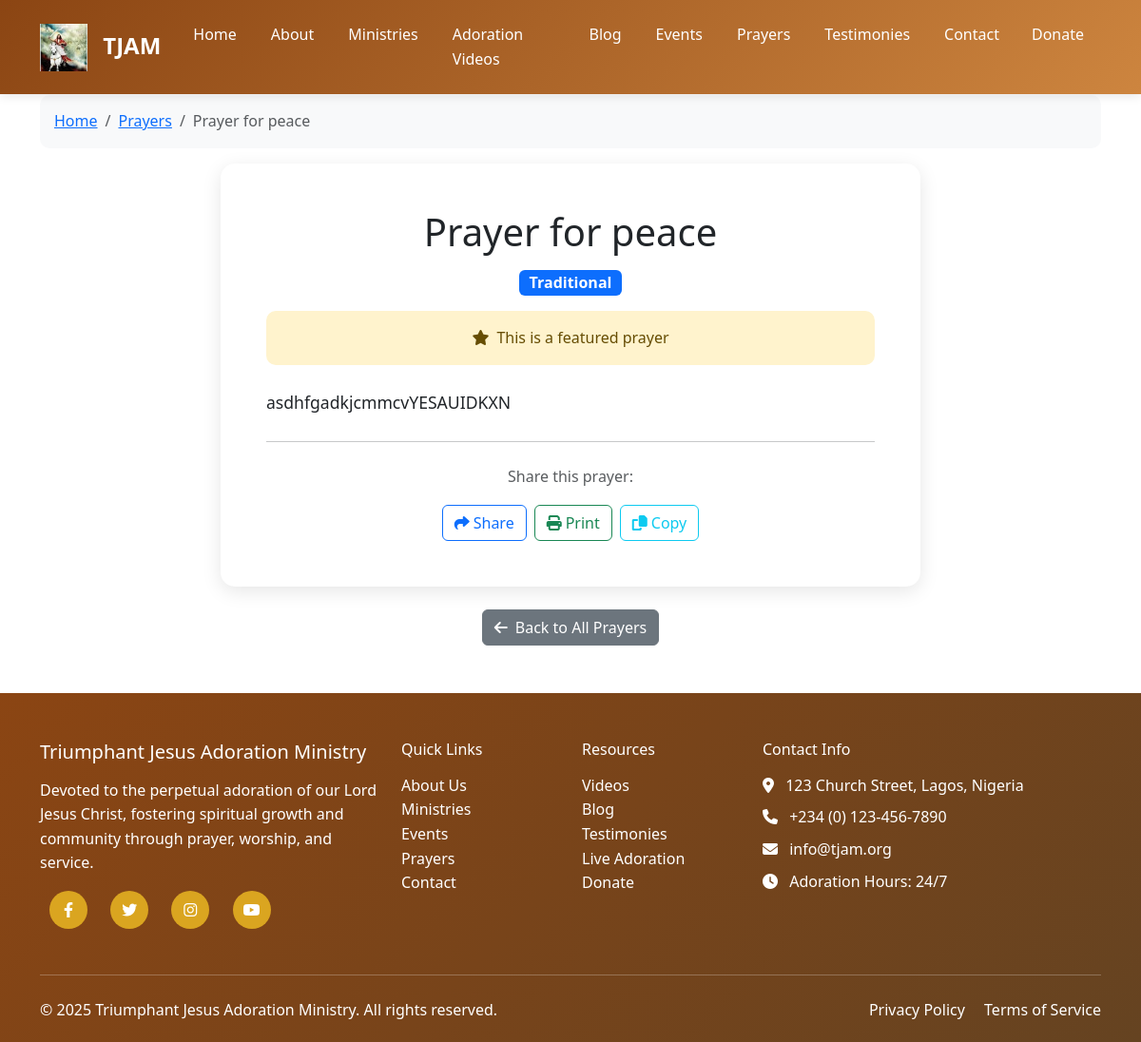
Screenshot of /prayer/1 with the database file from the repository.
### app.py (models this page shows)
class Prayer(db.Model):
    id = db.Column(db.Integer, primary_key=True)
    title = db.Column(db.String(200), nullable=False)
    content = db.Column(db.Text, nullable=False)
    category = db.Column(db.String(100))
    created_at = db.Column(db.DateTime, default=datetime.utcnow)
    is_featured = db.Column(db.Boolean, default=False)

### app.py (the view)
@app.route('/prayer/<int:prayer_id>')
def prayer_detail(prayer_id):
    prayer = Prayer.query.get_or_404(prayer_id)
    return render_template('prayer_detail.html', prayer=prayer)

### app.py (called while the page is built)
@app.context_processor
def inject_current_year():
    return {'current_year': datetime.now().year}

### templates/prayer_detail.html (shortened to what this page needs)
{% extends "base.html" %}
{% block content %}
<div class="container" style="margin-top: 80px;">
    <nav aria-label="breadcrumb">
        <ol class="breadcrumb">
            <li class="breadcrumb-item"><a href="{{ url_for('index') }}">Home</a></li>
            <li class="breadcrumb-item"><a href="{{ url_for('prayers') }}">Prayers</a></li>
            <li class="breadcrumb-item active">{{ prayer.title }}</li>
        </ol>
    </nav>
    <div class="row">
        <div class="col-lg-8 mx-auto">
            <div class="card">
                <div class="card-body p-5">
                    <div class="text-center mb-4">
                        <h1 class="mb-3">{{ prayer.title }}</h1>
                        {% if prayer.category %}
                        <span class="badge bg-primary fs-6 mb-3">{{ prayer.category|title }}</span>
                        {% endif %}
                        {% if prayer.is_featured %}
                        <div class="alert alert-warning">
                            <i class="fas fa-star me-2"></i>This is a featured prayer
                        </div>
                        {% endif %}
                    </div>
                    <div class="prayer-content" style="font-size: 1.1rem; line-height: 1.8;">
                        {{ prayer.content|replace('\n', '<br>')|safe }}
                    </div>
                    <hr class="my-4">
                    <div class="text-center">
                        <p class="text-muted mb-3">Share this prayer:</p>
                        <div class="d-flex justify-content-center gap-2">
                            <button class="btn btn-outline-primary" onclick="sharePrayer()">
                                <i class="fas fa-share me-1"></i>Share
                            </button>
                            <button class="btn btn-outline-success" onclick="printPrayer()">
                                <i class="fas fa-print me-1"></i>Print
                            </button>
                            <button class="btn btn-outline-info" onclick="copyPrayer()">
                                <i class="fas fa-copy me-1"></i>Copy
                            </button>
                        </div>
                    </div>
                </div>
            </div>
            <div class="text-center mt-4">
                <a href="{{ url_for('prayers') }}" class="btn btn-secondary">
                    <i class="fas fa-arrow-left me-2"></i>Back to All Prayers
                </a>
            </div>
        </div>
    </div>
</div>
{% endblock %}

### templates/base.html (style rules this page uses)
:root { --primary-color: #8B4513; --secondary-color: #DAA520; --accent-color: #CD853F; --text-dark: #2c3e50; --bg-light: #f8f9fa; }
body { font-family: 'Segoe UI', Tahoma, Geneva, Verdana, sans-serif; line-height: 1.6; color: var(--text-dark); }
.card { border: none; border-radius: 15px; box-shadow: 0 5px 20px rgba(0,0,0,0.1); transition: all 0.3s ease; overflow: hidden; }
.alert { border-radius: 10px; border: none; }
.breadcrumb { background: var(--bg-light); border-radius: 10px; padding: 15px; }

### rows the page displays
Prayer: title "Prayer for peace", category "Traditional", content "asdhfgadkjcmmcvYESAUIDKXN"
